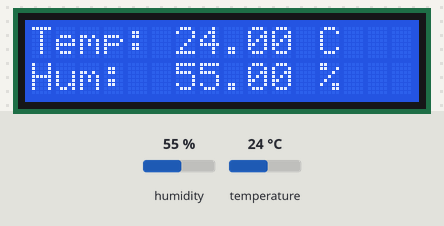
Recording of a sketch running on a simulated Arduino Uno, built with avr-gcc and run on an emulated ATmega328P. Shown: 16×2 character LCD. The test bench sets the inputs (shaded band); at power-on: humidity 55 %, temperature 24 °C.

Above: at 3.2 s.
3.3 s: humidity set to 22 %
At 4.9 s:
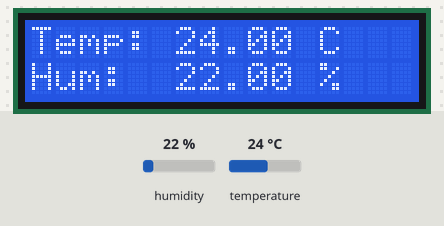
6.0 s: temperature set to 12 °C
At 7.4 s:
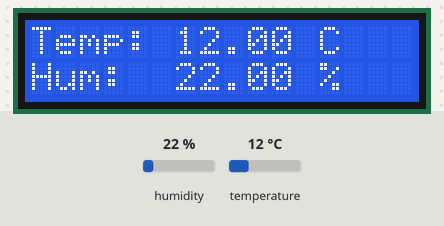
8.7 s: humidity set to 40 %
At 11.3 s:
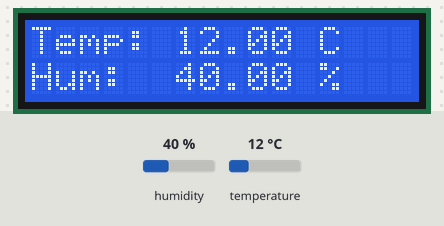
11.7 s: temperature set to 19 °C
At 12.6 s:
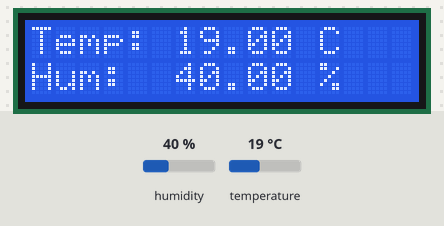
Timing chart, 0 to 14.7 s (numbered marks = the images above; inputs shaded):
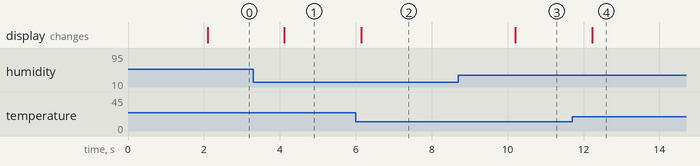

Measured:
- after the input at 3.3 s, the display: changes after 0.82 s (image 1)
- after the input at 6.0 s, the display: changes after 0.15 s (image 2)
- after the input at 8.7 s, the display: changes after 1.5 s (image 3)
- after the input at 11.7 s, the display: changes after 0.53 s (image 4)

The sketch:

temp_humidity_sensor.ino
```cpp
#include <LiquidCrystal.h>
#include <DHT.h>

// LCD setup: (RS, E, D4, D5, D6, D7)
LiquidCrystal lcd(12, 11, 5, 4, 3, 2);

// DHT setup
#define DHTPIN 7       // Data pin connected to Arduino pin 7
#define DHTTYPE DHT11  // Change to DHT22 if using DHT22
DHT dht(DHTPIN, DHTTYPE);

void setup() {
  lcd.begin(16, 2);  // 16x2 LCD
  dht.begin();
  lcd.print("Temp & Humidity");
  delay(2000);
  lcd.clear();
}

void loop() {
  float humidity = dht.readHumidity();
  float temperature = dht.readTemperature(); // Celsius
  // float tempF = dht.readTemperature(true); // Fahrenheit if needed

  if (isnan(humidity) || isnan(temperature)) {
    lcd.setCursor(0,0);
    lcd.print("Sensor Error!");
    return;
  }

  lcd.setCursor(0, 0);
  lcd.print("Temp: ");
  lcd.print(temperature);
  lcd.print(" C");

  lcd.setCursor(0, 1);
  lcd.print("Hum:  ");
  lcd.print(humidity);
  lcd.print(" %");

  delay(2000); // update every 2 seconds
}
```
